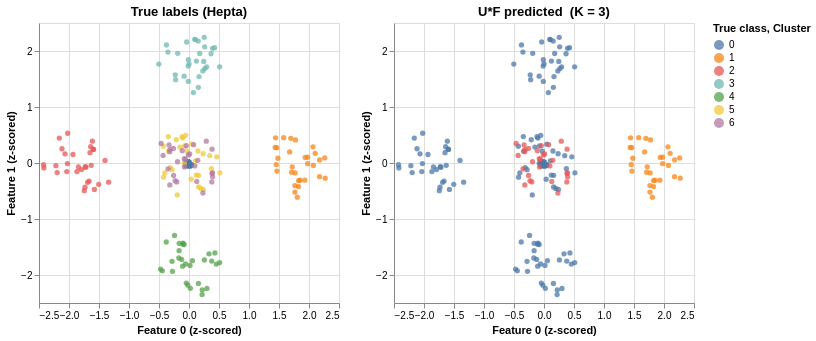

The code cell stored with this chart in its notebook:
### Markdown cell above
## 7  Evaluate — scatter comparison

Side-by-side scatter of features 0 vs 1, coloured by true label (left) and
U\*F predicted label (right).  Grey dots = unassigned samples.

### Code cell
try:
    from sklearn.metrics import adjusted_rand_score
    ari = adjusted_rand_score(true_labels[assigned_mask], pred_labels[assigned_mask])
    print(f"Adjusted Rand Index (assigned samples): {ari:.4f}")
except ImportError:
    print("scikit-learn not installed — skipping ARI")

df_true = pd.DataFrame({
    "x0": data_z[:, 0], "x1": data_z[:, 1],
    "label": true_labels.astype(str),
})
df_pred = pd.DataFrame({
    "x0": data_z[:, 0], "x1": data_z[:, 1],
    "cluster": pred_labels.astype(str),
    "assigned": pred_labels >= 0,
})

true_scatter = (
    alt.Chart(df_true).mark_circle(size=28, opacity=0.75)
    .encode(
        x=alt.X("x0:Q", title="Feature 0 (z-scored)"),
        y=alt.Y("x1:Q", title="Feature 1 (z-scored)"),
        color=alt.Color("label:N", scale=alt.Scale(scheme="tableau10"),
                        legend=alt.Legend(title="True class")),
        tooltip=["x0", "x1", "label"],
    ).properties(title="True labels (Hepta)", width=300, height=280)
)

pred_scatter = alt.layer(
    alt.Chart(df_pred).transform_filter(alt.datum.assigned)
    .mark_circle(size=28, opacity=0.75)
    .encode(
        x=alt.X("x0:Q", title="Feature 0 (z-scored)"),
        y=alt.Y("x1:Q", title="Feature 1 (z-scored)"),
        color=alt.Color("cluster:N", scale=alt.Scale(scheme="tableau10"),
                        legend=alt.Legend(title="Cluster")),
        tooltip=["x0", "x1", "cluster"],
    ),
    alt.Chart(df_pred).transform_filter(~alt.datum.assigned)
    .mark_circle(size=28, opacity=0.35, color="#aaaaaa")
    .encode(x="x0:Q", y="x1:Q", tooltip=alt.value("unassigned")),
).properties(title=f"U*F predicted  (K = {clf.n_clusters_})", width=300, height=280)

alt.hconcat(true_scatter, pred_scatter)

### Figure 1 — Vega-Lite specification as saved in the notebook (floating-point values rounded to 4 significant figures; data arrays with more than 128 entries replaced by an {"elided": "..."} marker saying what was removed)
{"config": {"view": {"continuousWidth": 300, "continuousHeight": 300}}, "hconcat": [{"data": {"name": "data-c209093d577b03dfbc29c27ec280dfec"}, "mark": {"type": "circle", "opacity": 0.75, "size": 28}, "encoding": {"color": {"field": "label", "legend": {"title": "True class"}, "scale": {"scheme": "tableau10"}, "type": "nominal"}, "tooltip": [{"field": "x0", "type": "quantitative"}, {"field": "x1", "type": "quantitative"}, {"field": "label", "type": "nominal"}], "x": {"field": "x0", "title": "Feature 0 (z-scored)", "type": "quantitative"}, "y": {"field": "x1", "title": "Feature 1 (z-scored)", "type": "quantitative"}}, "height": 280, "title": "True labels (Hepta)", "width": 300}, {"layer": [{"mark": {"type": "circle", "opacity": 0.75, "size": 28}, "encoding": {"color": {"field": "cluster", "legend": {"title": "Cluster"}, "scale": {"scheme": "tableau10"}, "type": "nominal"}, "tooltip": [{"field": "x0", "type": "quantitative"}, {"field": "x1", "type": "quantitative"}, {"field": "cluster", "type": "nominal"}], "x": {"field": "x0", "title": "Feature 0 (z-scored)", "type": "quantitative"}, "y": {"field": "x1", "title": "Feature 1 (z-scored)", "type": "quantitative"}}, "transform": [{"filter": "datum.assigned"}]}, {"mark": {"type": "circle", "color": "#aaaaaa", "opacity": 0.35, "size": 28}, "encoding": {"tooltip": {"value": "unassigned"}, "x": {"field": "x0", "type": "quantitative"}, "y": {"field": "x1", "type": "quantitative"}}, "transform": [{"filter": "(!datum.assigned)"}]}], "data": {"name": "data-233037c14b99a55c30449d96c7e0476c"}, "height": 280, "title": "U*F predicted  (K = 3)", "width": 300}], "$schema": "https://vega.github.io/schema/vega-lite/v6.4.1.json", "datasets": {"data-c209093d577b03dfbc29c27ec280dfec": {"elided": "212 records"}, "data-233037c14b99a55c30449d96c7e0476c": {"elided": "212 records"}}}
